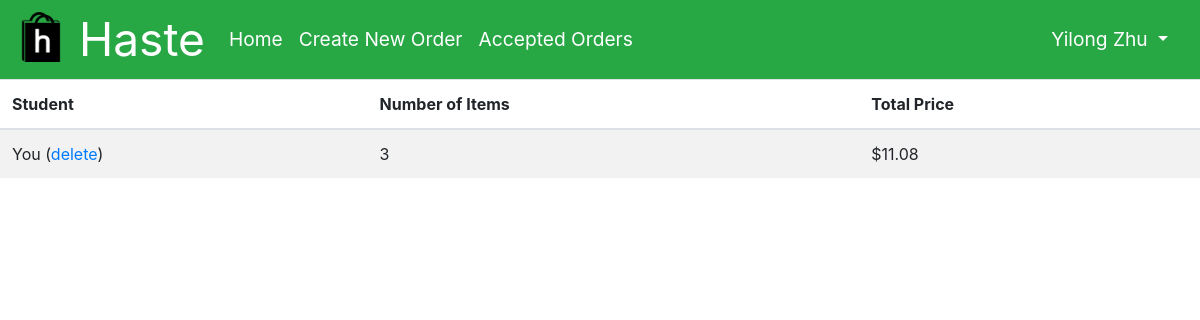
The page /home (signed in) on the database as committed earlier.
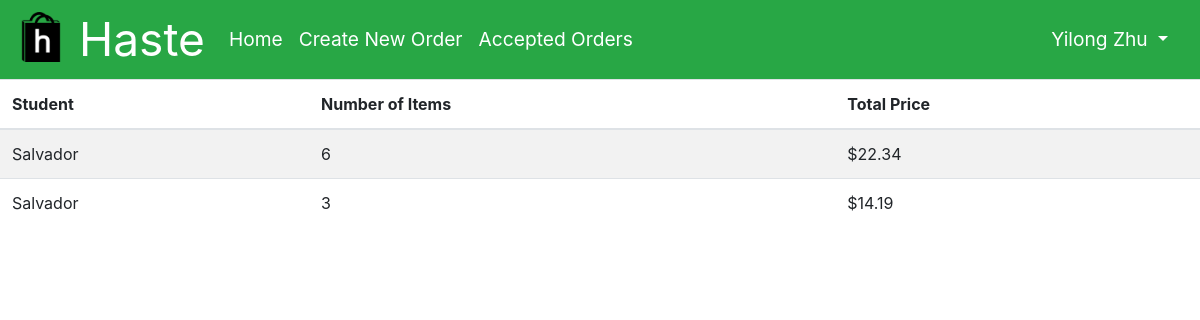
The same page on the database as committed later.
### app/models.py (models this page shows, shortened)
class Order(db.Model):
    id = db.Column(db.Integer, primary_key=True)
    time_of_order = db.Column(db.DateTime, default=datetime.utcnow)
    placed_by = db.Column(db.Integer, db.ForeignKey('user.id'))
    accepted_by = db.Column(db.Integer, db.ForeignKey('user.id'))
    completed = db.Column(db.Boolean, default=False)
    contents = db.relationship('Content', backref='cart', lazy='dynamic', cascade="all, delete-orphan")

class User(UserMixin, db.Model):
    id = db.Column(db.Integer, primary_key=True)
    phone = db.Column(db.String(10), index=True, unique=True)
    email = db.Column(db.String(128), index=True, unique=True)
    password_hash = db.Column(db.String(128))
    first_name = db.Column(db.String(48))
    last_name = db.Column(db.String(48))
    school = db.Column(db.String(128), index=True)
    orders = db.relationship('Order', foreign_keys='[Order.placed_by]', backref='author', lazy='dynamic', cascade="save-update")
    completed_orders = db.relationship('Order', foreign_keys='[Order.accepted_by]', backref='shopper', lazy='dynamic', cascade="save-update")
    balance = db.Column(db.Float, default=0)

### app/main/routes.py (the view)
@bp.route('/home', methods=['GET', 'POST'])
@login_required
def home():
    orders = Order.query.filter(Order.accepted_by==None).order_by(desc(Order.time_of_order)).all()
    quantity_price = []
    for order in orders:
        quantity = Content.query.with_entities(func.sum(Content.quantity).label('total_q')).filter(Content.order_id==order.id)[0].total_q
        sum = get_total_price(order)
        quantity_price.append({'quantity': quantity, 'sum': sum})
    return render_template('home.html', rqp=zip(orders, quantity_price))

### app/main/routes.py (called while the page is built)
def get_total_price(order):
    price = db.engine.execute("SELECT ROUND(SUM(content.quantity * item.price), 2) as sum FROM content JOIN item ON content.item_id=item.id WHERE order_id=:val", {'val': order.id})
    sum = 0
    for row in price:
        sum = row['sum']
    return sum

### app/models.py (called while the page is built)
@login.user_loader
def load_user(id):
    return User.query.get(int(id))

### app/templates/home.html (shortened to what this page needs)
{% extends "base.html" %}
{% block content %}
<table id="order-feed" class="table table-striped table-hover">
    <thead>
        <tr>
            <th scope="col">Student</th>
            <th scope="col">Number of Items</th>
            <th scope="col">Total Price</th>
        </tr>
    </thead>
    <tbody>
        {% for order, qp in rqp %}
            <tr class='clickable-row' data-href="{{ url_for('main.order', id=order.id) }}">
                {% if current_user.id==order.placed_by %}
                <td>You (<a href="{{ url_for('main.delete_order', id=order.id) }}">delete</a>)</td>
                {% else %}
                <td scope="row">{{ order.author.first_name }}</td>
                {% endif %}
                <td scope="row">{{ qp['quantity'] }}</td>
                <td scope="row">{{ "$%.2f"|format(qp['sum']) }}</td>
            </tr>
        {% endfor %}
    </tbody>
</table>
{% endblock %}

Rows that differ between the two databases and show on the page:
no longer on this page (row edited): Order: quantity "3", sum "$11.08"
added Order: author.first_name "Salvador", quantity "6", sum "$22.34"
added Order: author.first_name "Salvador", quantity "3", sum "$14.19"
